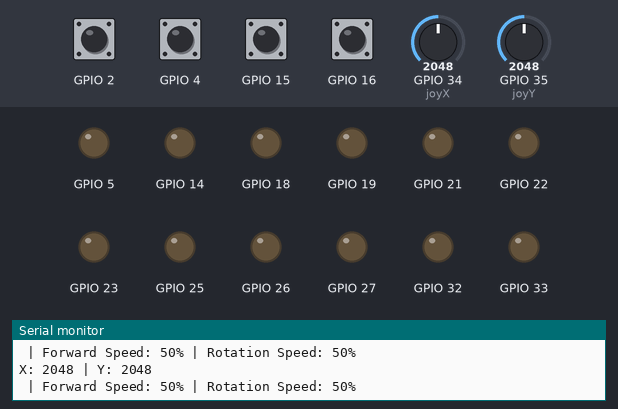
The sketch below on a simulated ESP32. Shown: output pins drawn as LEDs (lit = HIGH), the last lines printed to the serial monitor. The test bench sets the inputs (shaded band); at power-on: GPIO 2, GPIO 4, GPIO 15, GPIO 16 HIGH, GPIO 34 (joyX) = 2048, GPIO 35 (joyY) = 2048.

Above: at 1.2 s.
1.3 s: GPIO 34 (joyX) set to 2200
2.8 s: GPIO 34 (joyX) set to 2248
At 4.0 s:
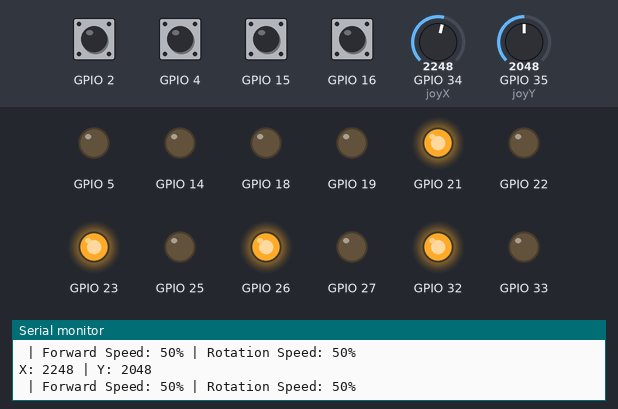
4.3 s: GPIO 35 (joyY) set to 2218
5.8 s: GPIO 35 (joyY) set to 2248
At 6.2 s:
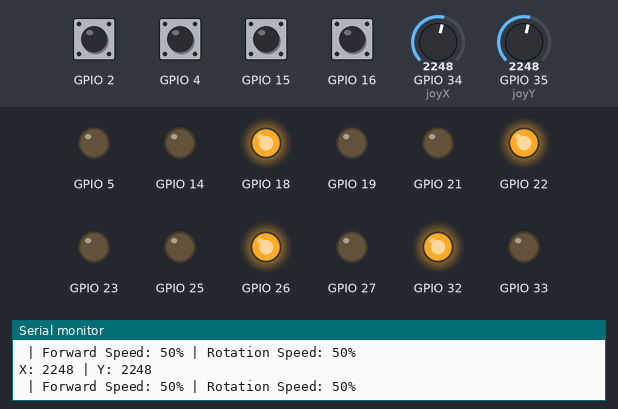
7.3 s: GPIO 34 (joyX) set to 2866
At 8.5 s:
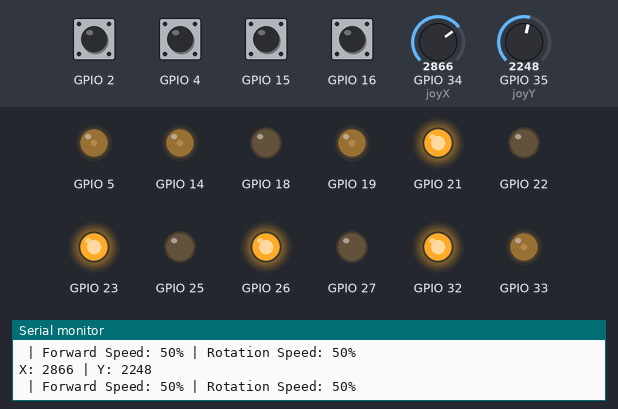
8.8 s: GPIO 35 (joyY) set to 2833
10.3 s: GPIO 35 (joyY) set to 2930
At 11.3 s:
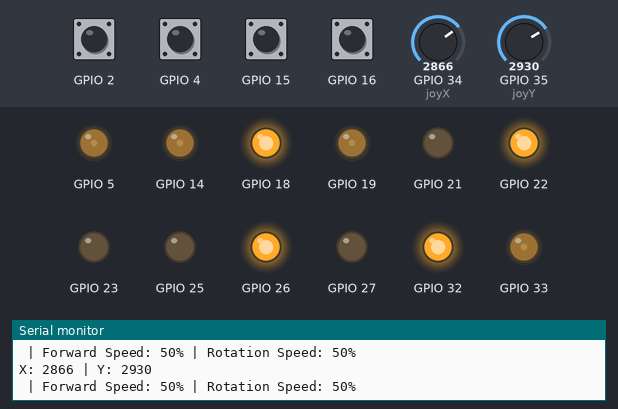
Timing chart, 0 to 12.8 s (numbered marks = the images above; inputs shaded):
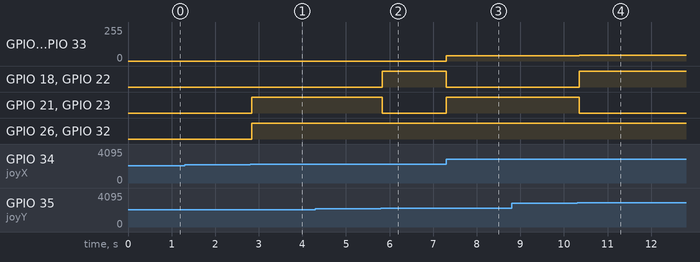

The sketch:

robotic_lab1.ino
```cpp
const int joyX = 34;
const int joyY = 35;

int xValue = 0;
int yValue = 0;

// Define deadzone thresholds around the center (2048)
const int CENTER_VAL = 2048;
const int DEADZONE = 200;
const int MIN_SPEED = 0;
const int MAX_SPEED = 100;
int forward_speed = 50, rotation_speed = 50;

int percentToPWM(int percent) {
  percent = constrain(percent, 0, 100);
  return map(percent, 0, 100, 0, 255);
}

void setup() {

  pinMode(16, INPUT_PULLUP);
  pinMode(15, INPUT_PULLUP);
  pinMode(2, INPUT_PULLUP);
  pinMode(4, INPUT_PULLUP);
  Serial.begin(115200);

  pinMode(25, OUTPUT);
  pinMode(26, OUTPUT);
  ledcSetup(0, 20000, 8);
  ledcAttachPin(33, 0);

  pinMode(32, OUTPUT);
  pinMode(27, OUTPUT);
  ledcSetup(1, 20000, 8);
  ledcAttachPin(14, 1);

  pinMode(21, OUTPUT);
  pinMode(18, OUTPUT);
  ledcSetup(2, 20000, 8);
  ledcAttachPin(5, 2);

  pinMode(23, OUTPUT);
  pinMode(22, OUTPUT);
  ledcSetup(3, 20000, 8);
  ledcAttachPin(19, 3);

  Serial.println("ESP32 Joystick Reading Started");
}

void forward(int forward_speed) {
  int pwm = percentToPWM(forward_speed);

  ledcWrite(0, pwm);
  digitalWrite(25, HIGH);
  digitalWrite(26, LOW);

  ledcWrite(1, pwm);
  digitalWrite(32, LOW);
  digitalWrite(27, HIGH);

  ledcWrite(2, pwm);
  digitalWrite(21, HIGH);
  digitalWrite(18, LOW);

  ledcWrite(3, pwm);
  digitalWrite(23, HIGH);
  digitalWrite(22, LOW);
}

void backward(int forward_speed) {
  int pwm = percentToPWM(forward_speed);

  ledcWrite(0, pwm);
  digitalWrite(25, LOW);
  digitalWrite(26, HIGH);

  ledcWrite(1, pwm);
  digitalWrite(32, HIGH);
  digitalWrite(27, LOW);

  ledcWrite(2, pwm);
  digitalWrite(21, LOW);
  digitalWrite(18, HIGH);

  ledcWrite(3, pwm);
  digitalWrite(23, LOW);
  digitalWrite(22, HIGH);
}

void left(int rotation_speed) {
  int pwm = percentToPWM(rotation_speed);

  ledcWrite(0, pwm);
  digitalWrite(25, LOW);
  digitalWrite(26, HIGH);

  ledcWrite(1, pwm);
  digitalWrite(32, HIGH);
  digitalWrite(27, LOW);

  ledcWrite(2, pwm);
  digitalWrite(21, HIGH);
  digitalWrite(18, LOW);

  ledcWrite(3, pwm);
  digitalWrite(23, HIGH);
  digitalWrite(22, LOW);
}

void right(int rotation_speed) {
  int pwm = percentToPWM(rotation_speed);

  ledcWrite(0, pwm);
  digitalWrite(25, HIGH);
  digitalWrite(26, LOW);

  ledcWrite(1, pwm);
  digitalWrite(32, LOW);
  digitalWrite(27, HIGH);

  ledcWrite(2, pwm);
  digitalWrite(21, LOW);
  digitalWrite(18, HIGH);

  ledcWrite(3, pwm);
  digitalWrite(23, LOW);
  digitalWrite(22, HIGH);
}

void stop() {
  ledcWrite(0, 0);
  digitalWrite(25, LOW);
  digitalWrite(26, LOW);

  ledcWrite(1, 0);
  digitalWrite(32, LOW);
  digitalWrite(27, LOW);

  ledcWrite(2, 0);
  digitalWrite(21, LOW);
  digitalWrite(18, LOW);

  ledcWrite(3, 0);
  digitalWrite(23, LOW);
  digitalWrite(22, LOW);
}


void loop() {
  int button_up    = digitalRead(16);
  int button_down  = digitalRead(15);
  int button_left  = digitalRead(2);
  int button_right = digitalRead(4);

  if (button_up == LOW) {
    forward_speed += 5;
    delay(200);
  }
  else if (button_down == LOW) {
    forward_speed -= 5;
    delay(200);
  }
  else if (button_left == LOW) {
    rotation_speed += 5;
    delay(200);
  }
  else if (button_right == LOW) {
    rotation_speed -= 5;
    delay(200);
}

forward_speed = constrain(forward_speed, 0, 100);
rotation_speed = constrain(rotation_speed, 0, 100);

  xValue = analogRead(joyX);
  yValue = analogRead(joyY);

  Serial.print("X: "); Serial.print(xValue);
  Serial.print(" | Y: "); Serial.println(yValue);
  Serial.print(" | Forward Speed: "); Serial.print(forward_speed);
  Serial.print("% | Rotation Speed: "); Serial.print(rotation_speed);
  Serial.println("%");

  // Center around 0
  int x = xValue - CENTER_VAL;
  int y = yValue - CENTER_VAL;

  // Apply deadzone
  if (abs(x) < DEADZONE) x = 0;
  if (abs(y) < DEADZONE) y = 0;

  // Speed ceiling in percentage 0-100
  int fPWM_max = forward_speed;
  int rPWM_max = rotation_speed;

  // Scale linearly with joystick displacement
  int fPWM = map(abs(y), DEADZONE, 2048, 0, fPWM_max);
  int rPWM = map(abs(x), DEADZONE, 2048, 0, rPWM_max);

  fPWM = constrain(fPWM, 0, 100);
  rPWM = constrain(rPWM, 0, 100);

    // Movement
  if (x == 0 && y == 0) {
    stop();
  } else if (abs(y) >= abs(x)) {
    if (y < 0) forward(fPWM);
    else        backward(fPWM);
  } else {
    if (x < 0) right(rPWM);
    else        left(rPWM);
  }

  delay(50);
}
```

Measured:
- the behaviour switches between 2247 and 2248 on GPIO 34 (joyX) (found by bisection; images 0 and 1)
- the behaviour switches between 2247 and 2248 on GPIO 35 (joyY) (found by bisection; images 1 and 2)
- the behaviour switches between 2865 and 2866 on GPIO 35 (joyY) (found by bisection; images 3 and 4)
- after the input at 2.8 s, GPIO 21, GPIO 23, GPIO 26, GPIO 32: LOW → HIGH at once
- after the input at 5.8 s, GPIO 18, GPIO 22: LOW → HIGH at once; GPIO 21, GPIO 23: HIGH → LOW at once
- after the input at 7.3 s, GPIO 5, GPIO 14, GPIO 19, GPIO 33: 0/255 → 40/255 at once; GPIO 18, GPIO 22: HIGH → LOW at once; GPIO 21, GPIO 23: LOW → HIGH at once
- after the input at 10.3 s, GPIO 5, GPIO 14, GPIO 19, GPIO 33: 40/255 → 45/255 after 0.05 s; GPIO 18, GPIO 22: LOW → HIGH after 0.05 s; GPIO 21, GPIO 23: HIGH → LOW after 0.05 s
